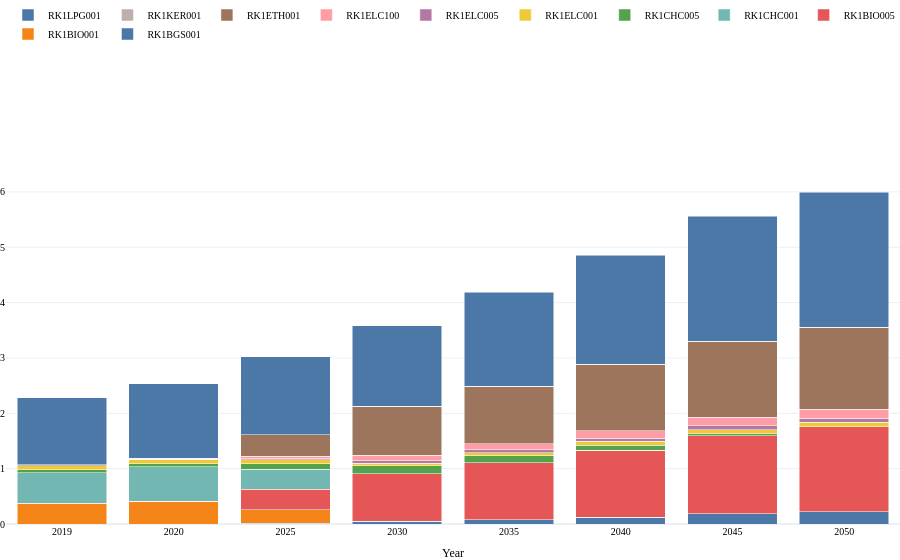

The notebook cell saved with this chart:
### Markdown cell above
Load config file

### Code cell
from test_functions import plot_county

scenarios = [dict(name= "Reference",
          model= "WESM",
          levers= ["Reference"] ,
          timehorizon= [2015,2051]),
             dict(name= "StatedPolicies",
          model= "WESM",
          levers= ["Reference"] ,
          timehorizon= [2015,2051])]


plot_county(dataconfig_file = './config_files/config_CORE-WESM.yaml',
            input_path = "./results/v009",
            county = "KL",
            str_filter={"TECHNOLOGY":["RK1"]},
            #naming = cfgr["naming"],
            scenario_list = scenarios,
            tech_to_sector_file = 'config_files/tech_to_sector.xlsx',
            years_agg_file = "config_files/ysa.csv")

### Figure 1 — Plotly figure (JSON) as saved in the notebook; plotly's stock layout.template omitted (floating-point values rounded to 4 significant figures)
{"data": [{"name": "RK1BGS001", "showlegend": true, "type": "bar", "x": ["2019", "2020", "2025", "2030", "2035", "2040", "2045", "2050"], "y": [0.0, 0.0, 0.01552, 0.04568, 0.0812, 0.1261, 0.1811, 0.2186]}, {"name": "RK1BIO001", "showlegend": true, "type": "bar", "x": ["2019", "2020", "2025", "2030", "2035", "2040", "2045", "2050"], "y": [0.368, 0.4087, 0.2384, 0.0, 0.0, 0.0, 0.0, 0.0]}, {"name": "RK1BIO005", "showlegend": true, "type": "bar", "x": ["2019", "2020", "2025", "2030", "2035", "2040", "2045", "2050"], "y": [0.003101, 0.003443, 0.3701, 0.8585, 1.025, 1.21, 1.412, 1.539]}, {"name": "RK1CHC001", "showlegend": true, "type": "bar", "x": ["2019", "2020", "2025", "2030", "2035", "2040", "2045", "2050"], "y": [0.5584, 0.6201, 0.3618, 0.0, 0.0, 0.0, 0.0, 0.0]}, {"name": "RK1CHC005", "showlegend": true, "type": "bar", "x": ["2019", "2020", "2025", "2030", "2035", "2040", "2045", "2050"], "y": [0.0473, 0.05252, 0.1013, 0.1466, 0.1238, 0.08804, 0.0374, 0.0]}, {"name": "RK1ELC001", "showlegend": true, "type": "bar", "x": ["2019", "2020", "2025", "2030", "2035", "2040", "2045", "2050"], "y": [0.07766, 0.08625, 0.07158, 0.04922, 0.05771, 0.06692, 0.07672, 0.08279]}, {"name": "RK1ELC005", "showlegend": true, "type": "bar", "x": ["2019", "2020", "2025", "2030", "2035", "2040", "2045", "2050"], "y": [0.0, 0.0, 0.0181, 0.04194, 0.04929, 0.05729, 0.06583, 0.07113]}, {"name": "RK1ELC100", "showlegend": true, "type": "bar", "x": ["2019", "2020", "2025", "2030", "2035", "2040", "2045", "2050"], "y": [0.0, 0.0, 0.04281, 0.09903, 0.1159, 0.1342, 0.1536, 0.1656]}, {"name": "RK1ETH001", "showlegend": true, "type": "bar", "x": ["2019", "2020", "2025", "2030", "2035", "2040", "2045", "2050"], "y": [0.01433, 0.01591, 0.3923, 0.886, 1.037, 1.201, 1.375, 1.482]}, {"name": "RK1KER001", "showlegend": true, "type": "bar", "x": ["2019", "2020", "2025", "2030", "2035", "2040", "2045", "2050"], "y": [0.0, 0.0, 0.0, 0.0, 0.0, 0.0, 0.0, 0.0]}, {"name": "RK1LPG001", "showlegend": true, "type": "bar", "x": ["2019", "2020", "2025", "2030", "2035", "2040", "2045", "2050"], "y": [1.211, 1.345, 1.413, 1.453, 1.701, 1.97, 2.255, 2.431]}], "layout": {"barmode": "stack", "legend": {"font": {"size": 10}, "orientation": "h", "traceorder": "reversed", "x": 0.029, "y": 1.5, "yref": "paper"}, "margin": {"b": 0, "l": 0, "r": 0, "t": 50}, "xaxis": {"title": {"text": "Year"}}}}
